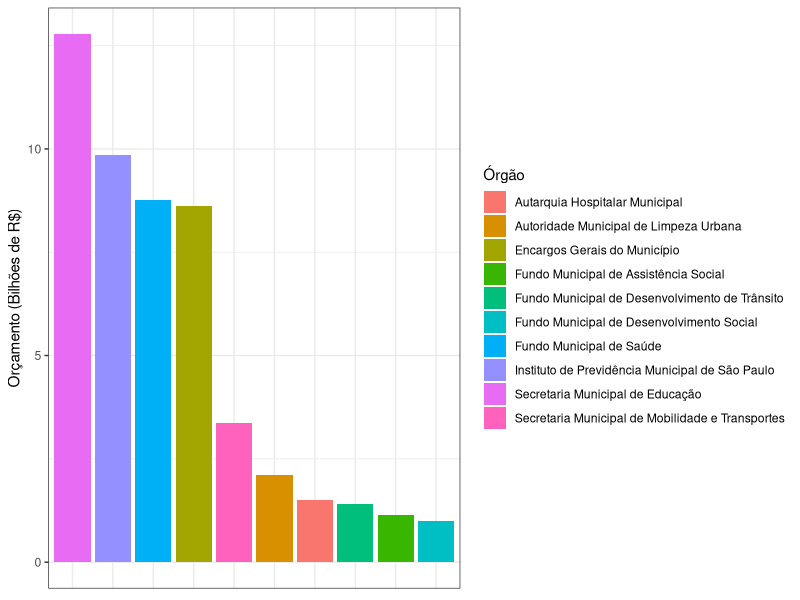
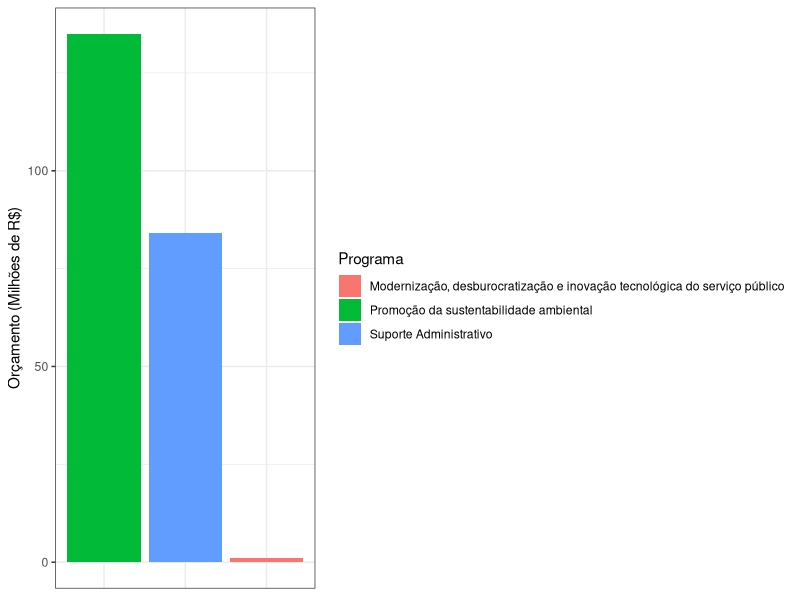
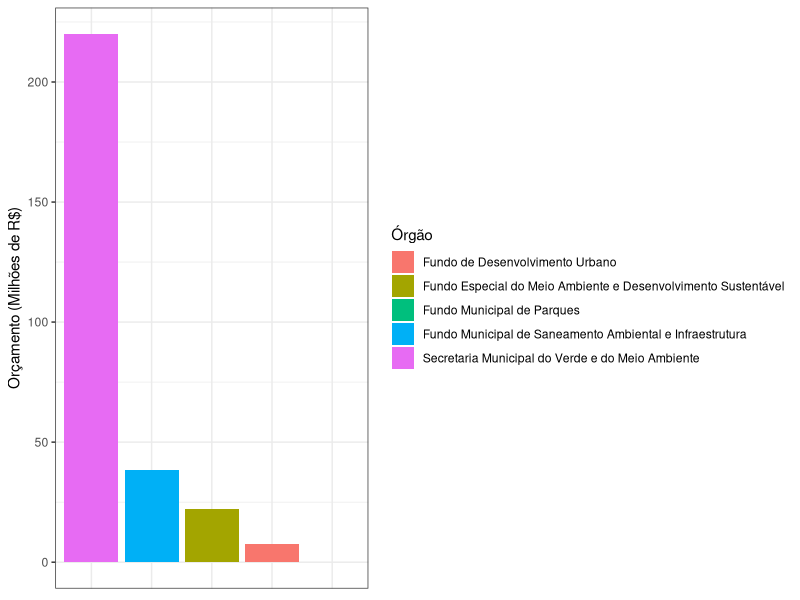
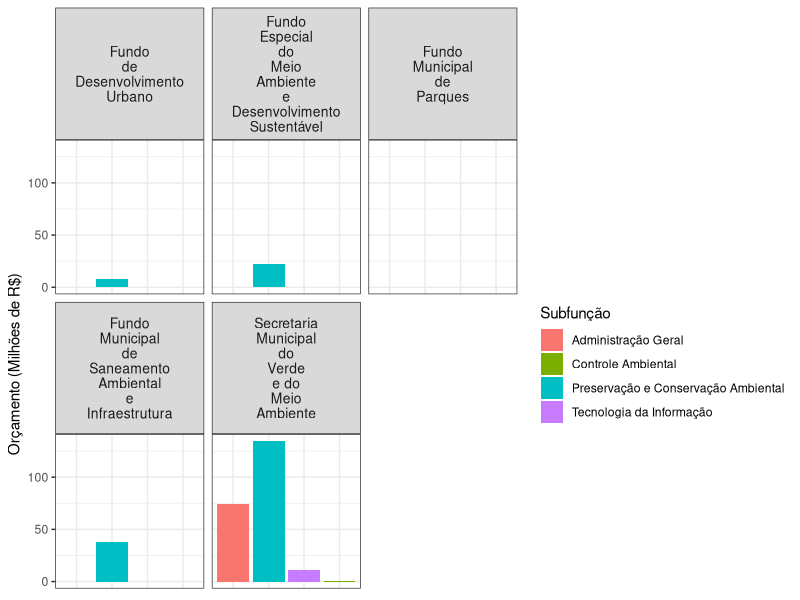
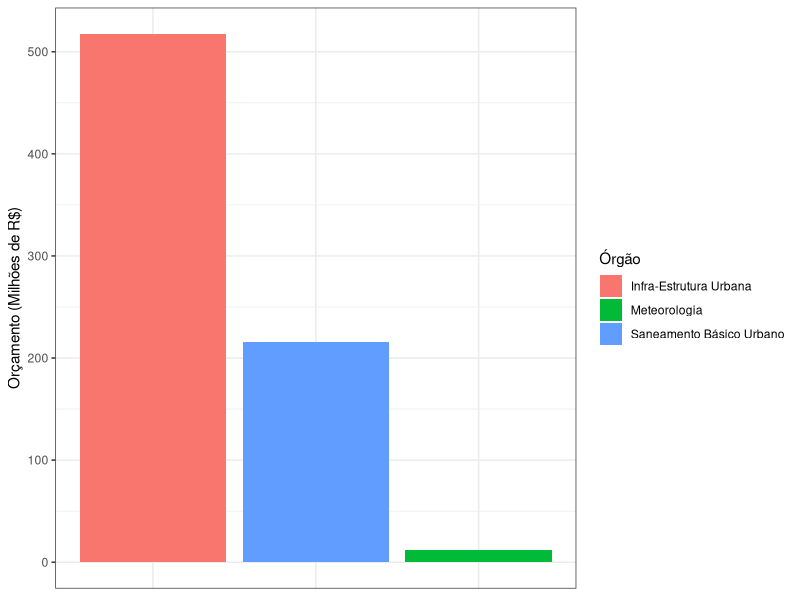
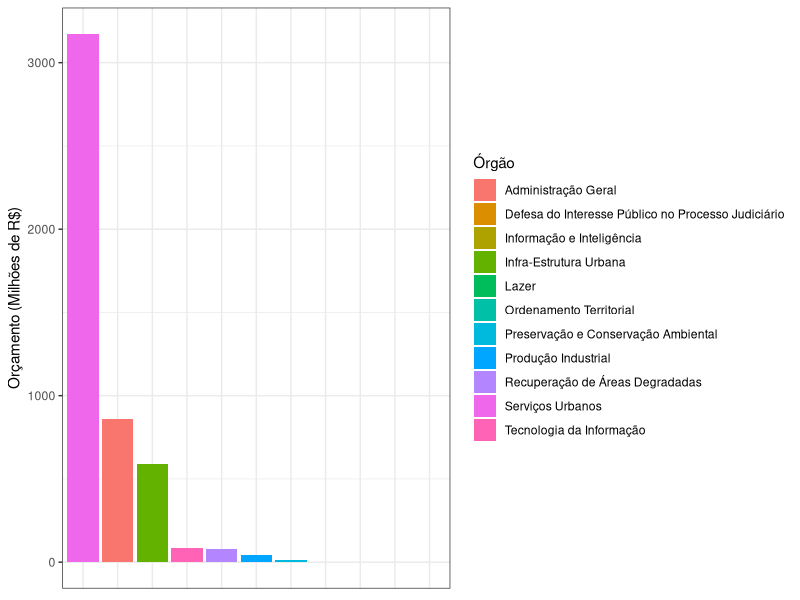
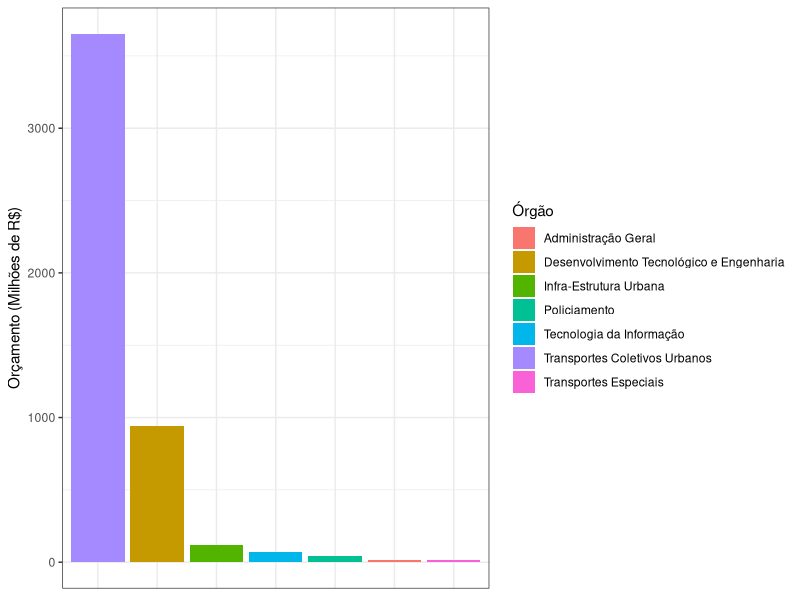
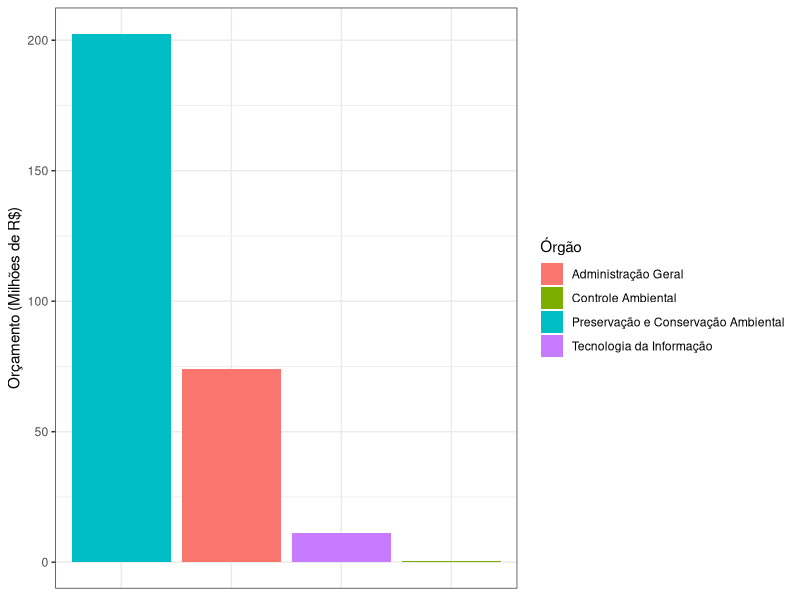

Recreate these plots in R, in order.
## ---- chunk 1
knitr::opts_chunk$set(echo = TRUE)
## ---- chunk 2
library(tidyverse)

## ---- chunk 3
proposta2019 <- readxl::read_xls("data/BaseDados2019.xls")

## ---- chunk 4
names(proposta2019) <- c("dotacao", "exercicio_empresa", "exercicio", "administracao", "orgao", "desc_orgao", "unidade", "desc_unidade", "funcao", "desc_funcao", "subfuncao", "desc_subfuncao", "programa", "desc_programa", "papa", "proj_ativ", "desc_proj_ativ", "cta_despesa", "desc_cta_despesa", "fonte", "desc_fonte", "cod_nro_emnd_nota", "saldo_orc", "agenda", "desc_agenda", "eixo", "desc_eixo", "ppa")
## ---- chunk 5
proposta2019 %>% 
  mutate(saldo_orc = saldo_orc/1000000000) %>%  #transformar em bilhões
   group_by(desc_orgao) %>%  
  summarise(soma = sum(saldo_orc)) %>% 
  top_n(10) %>% arrange (desc(soma)) %>% 
  
   ggplot()+
    geom_col(aes(x =  reorder(desc_orgao,-soma), y = soma, fill=desc_orgao))+
   labs(
    x = "Órgão", 
    y = "Orçamento (Bilhões de R$)",
    fill = "Órgão"
  )+ theme_bw()+
 theme(axis.title.x=element_blank(),
        axis.text.x=element_blank(),
        axis.ticks.x=element_blank())
## ---- chunk 6
proposta2019 %>% 
  mutate(saldo_orc = saldo_orc/1000000) %>%  #transformar em milhões
  filter(desc_orgao=="Secretaria Municipal do Verde e do Meio Ambiente") %>% 
group_by(desc_orgao) %>% 
 summarise(soma = sum(saldo_orc)) %>% 
  arrange(desc(soma))
## ---- chunk 7
proposta2019 %>% 
  mutate(saldo_orc = saldo_orc/1000000) %>%  #transformar em milhões
  filter(desc_orgao=="Secretaria Municipal do Verde e do Meio Ambiente") %>% 
group_by(desc_programa) %>% 
 summarise(soma = sum(saldo_orc)) %>% 

    ggplot()+
    geom_col(aes(x =  reorder(desc_programa,-soma), y = soma, fill=desc_programa))+
   labs(
    x = "Programa", 
    y = "Orçamento (Milhões de R$)",
    fill = "Programa"
  )+ theme_bw()+
 theme(axis.title.x=element_blank(),
        axis.text.x=element_blank(),
        axis.ticks.x=element_blank())
## ---- chunk 8
proposta2019 %>% 
  mutate(saldo_orc = saldo_orc/1000000) %>%  #transformar em milhões
  filter(desc_funcao=="Gestão Ambiental") %>% 
group_by(desc_orgao) %>% 
 summarise(soma = sum(saldo_orc)) %>% 
  ggplot()+
    geom_col(aes(x =  reorder(desc_orgao,-soma), y = soma, fill=desc_orgao))+
   labs(
    x = "Órgão", 
    y = "Orçamento (Milhões de R$)",
    fill = "Órgão"
  )+ theme_bw()+
 theme(axis.title.x=element_blank(),
        axis.text.x=element_blank(),
        axis.ticks.x=element_blank())
## ---- chunk 9
proposta2019 %>% 
  mutate(saldo_orc = saldo_orc/1000000) %>%  #transformar em milhões
  filter(desc_funcao=="Gestão Ambiental") %>% 
  filter(saldo_orc > 0) %>% 
group_by(desc_subfuncao) %>% 
   ggplot()+
    geom_col(aes(x =  reorder(desc_subfuncao,-saldo_orc), y = saldo_orc, fill=desc_subfuncao))+
   labs(
    x = "Órgão", 
    y = "Orçamento (Milhões de R$)",
    fill = "Subfunção"
  )+ theme_bw()+
 theme(axis.title.x=element_blank(),
        axis.text.x=element_blank(),
        axis.ticks.x=element_blank(),
       strip.text = element_text(size=10))+
  facet_wrap(~desc_orgao, labeller = label_wrap_gen(width=5))  

## ---- chunk 10
proposta2019 %>% 
  mutate(saldo_orc = saldo_orc/1000000) %>%  #transformar em milhões
  filter(desc_funcao=="Saneamento") %>% 
group_by(desc_subfuncao) %>% 
 summarise(soma = sum(saldo_orc)) %>% 
  ggplot()+
    geom_col(aes(x =  reorder(desc_subfuncao,-soma), y = soma, fill=desc_subfuncao))+
   labs(
    x = "Órgão", 
    y = "Orçamento (Milhões de R$)",
    fill = "Órgão"
  )+ theme_bw()+
 theme(axis.title.x=element_blank(),
        axis.text.x=element_blank(),
        axis.ticks.x=element_blank())
## ---- chunk 11
proposta2019 %>% 
  mutate(saldo_orc = saldo_orc/1000000) %>%  #transformar em milhões
  filter(desc_funcao=="Urbanismo") %>% 
group_by(desc_subfuncao) %>% 
 summarise(soma = sum(saldo_orc)) %>% 
  ggplot()+
    geom_col(aes(x =  reorder(desc_subfuncao,-soma), y = soma, fill=desc_subfuncao))+
   labs(
    x = "Órgão", 
    y = "Orçamento (Milhões de R$)",
    fill = "Órgão"
  )+ theme_bw()+
 theme(axis.title.x=element_blank(),
        axis.text.x=element_blank(),
        axis.ticks.x=element_blank())
## ---- chunk 12
proposta2019 %>% 
  mutate(saldo_orc = saldo_orc/1000000) %>%  #transformar em milhões
  filter(desc_funcao=="Transporte") %>% 
group_by(desc_subfuncao) %>% 
 summarise(soma = sum(saldo_orc)) %>% 
  ggplot()+
    geom_col(aes(x =  reorder(desc_subfuncao,-soma), y = soma, fill=desc_subfuncao))+
   labs(
    x = "Órgão", 
    y = "Orçamento (Milhões de R$)",
    fill = "Órgão"
  )+ theme_bw()+
 theme(axis.title.x=element_blank(),
        axis.text.x=element_blank(),
        axis.ticks.x=element_blank())
## ---- chunk 13
proposta2019 %>% 
  mutate(saldo_orc = saldo_orc/1000000) %>%  #transformar em milhões
  filter(desc_funcao=="Gestão Ambiental") %>% 
group_by(desc_subfuncao) %>% 
 summarise(soma = sum(saldo_orc)) %>% 
  ggplot()+
    geom_col(aes(x =  reorder(desc_subfuncao,-soma), y = soma, fill=desc_subfuncao))+
   labs(
    x = "Órgão", 
    y = "Orçamento (Milhões de R$)",
    fill = "Órgão"
  )+ theme_bw()+
 theme(axis.title.x=element_blank(),
        axis.text.x=element_blank(),
        axis.ticks.x=element_blank())
## ---- chunk 14
proposta2019 %>% 
  mutate(saldo_orc = saldo_orc/1000000) %>%  #transformar em milhões
  filter(desc_funcao=="Urbanismo") %>% 
group_by(desc_subfuncao) %>% 
 summarise(soma = sum(saldo_orc)) %>% 
  ggplot()+
    geom_col(aes(x =  reorder(desc_subfuncao,-soma), y = soma, fill=desc_subfuncao))+
   labs(
    x = "Órgão", 
    y = "Orçamento (Milhões de R$)",
    fill = "Órgão"
  )+ theme_bw()+
 theme(axis.title.x=element_blank(),
        axis.text.x=element_blank(),
        axis.ticks.x=element_blank())
